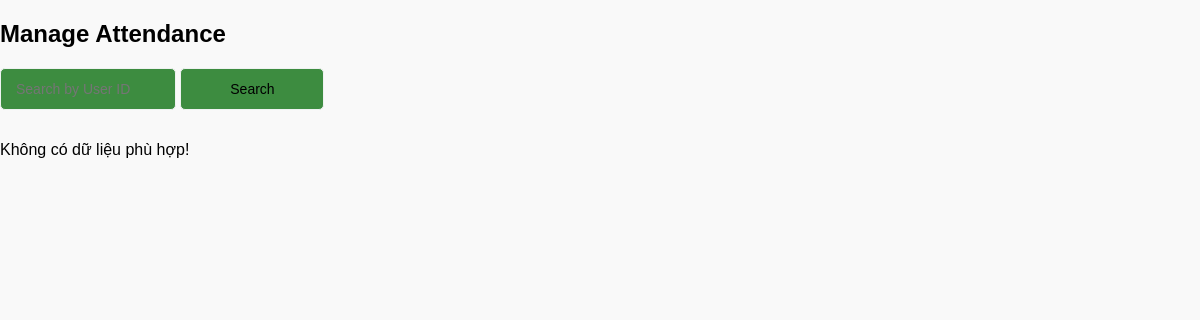
The page /ListAttendance_2.php on the database as committed earlier.
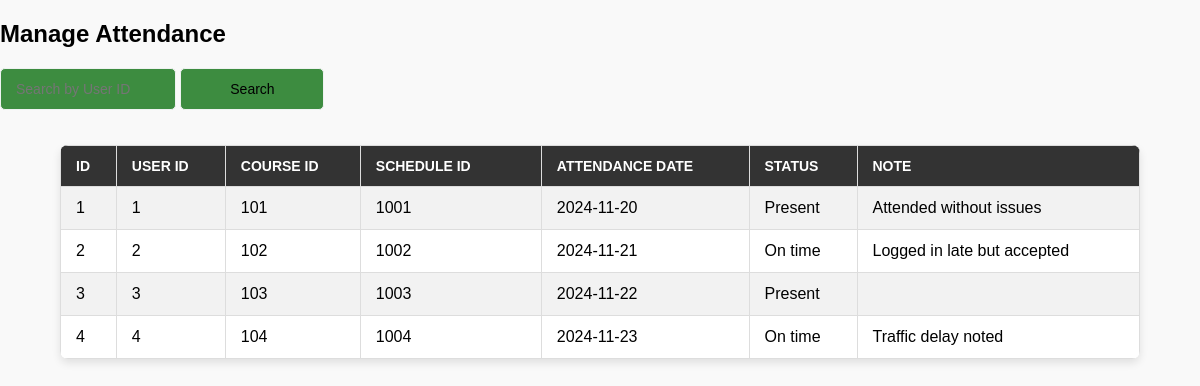
The same page on the database as committed later.
### tables this page shows
CREATE TABLE listAttendance (
    id INT AUTO_INCREMENT PRIMARY KEY,
    user_id INT NOT NULL, 
    course_id INT NOT NULL, 
    schedule_id INT NOT NULL,  
    attendance_date DATE NOT NULL, 
    status ENUM('Present', 'On time') NOT NULL, 
    note VARCHAR(255),
    created_at TIMESTAMP DEFAULT CURRENT_TIMESTAMP
);

### ListAttendance_2.php (the view, shortened to what this page needs)
<?php
include('db.php');
$searchKeyword = isset($_GET['search']) ? trim($_GET['search']) : '';
if (!empty($searchKeyword)) {
    $sql = "SELECT * FROM listattendance WHERE user_id LIKE ?";
    $stmt = $conn->prepare($sql);
    $searchParam = "%" . $searchKeyword . "%";
    $stmt->bind_param("s", $searchParam);
} else {
    $sql = "SELECT * FROM listattendance";
    $stmt = $conn->prepare($sql);
}
$stmt->execute();
$result = $stmt->get_result();
?>
<!DOCTYPE html>
<html lang="en">
<head>
    <link rel="stylesheet" href="manageAttendance.css">
</head>
<body>
    <h2>Manage Attendance</h2>
    <div class="header-bar">
        <input type="text" id="search" placeholder="Search by User ID" value="<?= htmlspecialchars($searchKeyword) ?>">
        <button onclick="searchData()">Search</button>
    </div>
    <div id="attendanceTable">
        <?php if ($result->num_rows > 0): ?>
            <table>
                <tr>
                    <th>ID</th>
                    <th>User ID</th>
                    <th>Course ID</th>
                    <th>Schedule ID</th>
                    <th>Attendance Date</th>
                    <th>Status</th>
                    <th>Note</th>
                </tr>
                <?php while ($row = $result->fetch_assoc()): ?>
                    <tr>
                        <td><?= $row["id"] ?></td>
                        <td><?= $row["user_id"] ?></td>
                        <td><?= $row["course_id"] ?></td>
                        <td><?= $row["schedule_id"] ?></td>
                        <td><?= $row["attendance_date"] ?></td>
                        <td><?= $row["status"] ?></td>
                        <td><?= $row["note"] ?></td>
                    </tr>
                <?php endwhile; ?>
            </table>
        <?php else: ?>
            <p>Không có dữ liệu phù hợp!</p>
        <?php endif; ?>
    </div>
</body>
</html>

Rows that differ between the two databases and show on the page:
added listattendance: id "1", user "1", course "101", schedule "1001", attendance_date "2024-11-20", status "Present", note "Attended without issues"
added listattendance: id "2", user "2", course "102", schedule "1002", attendance_date "2024-11-21", status "On time", note "Logged in late but accepted"
added listattendance: id "3", user "3", course "103", schedule "1003", attendance_date "2024-11-22", status "Present"
added listattendance: id "4", user "4", course "104", schedule "1004", attendance_date "2024-11-23", status "On time", note "Traffic delay noted"
Other text that changed with them:
text no longer shown: "Không có dữ liệu phù hợp!"
text now shown: "ID USER ID COURSE ID SCHEDULE ID ATTENDANCE DATE STATUS NOTE"
